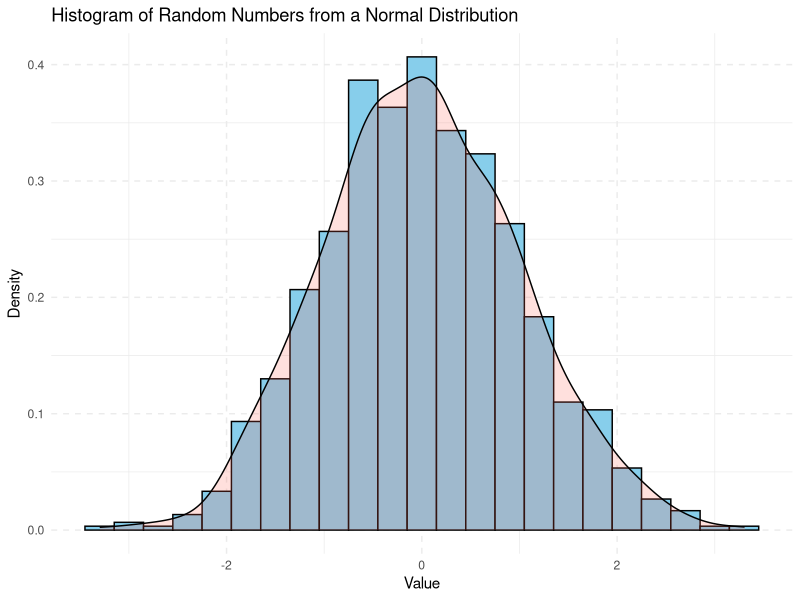

Write the R code that produced this figure.
## ---- chunk 1
knitr::opts_chunk$set(echo = TRUE)

library(tidyverse)
## ---- chunk 2
prior <- rnorm(n = 1000, mean = 0, sd = 1)
## ---- chunk 3
ggplot(data.frame(prior), aes(prior)) +
  geom_histogram(aes(y=after_stat(density)), binwidth=0.3, 
                 fill="skyblue", color="black") +
  geom_density(alpha=.2, fill="#FF6655") + 
  labs(title="Histogram of Random Numbers from a Normal Distribution",
  x="Value",
  y="Density") +
  theme_minimal() +
  theme(panel.grid.major = element_line(linetype = "dashed"))
